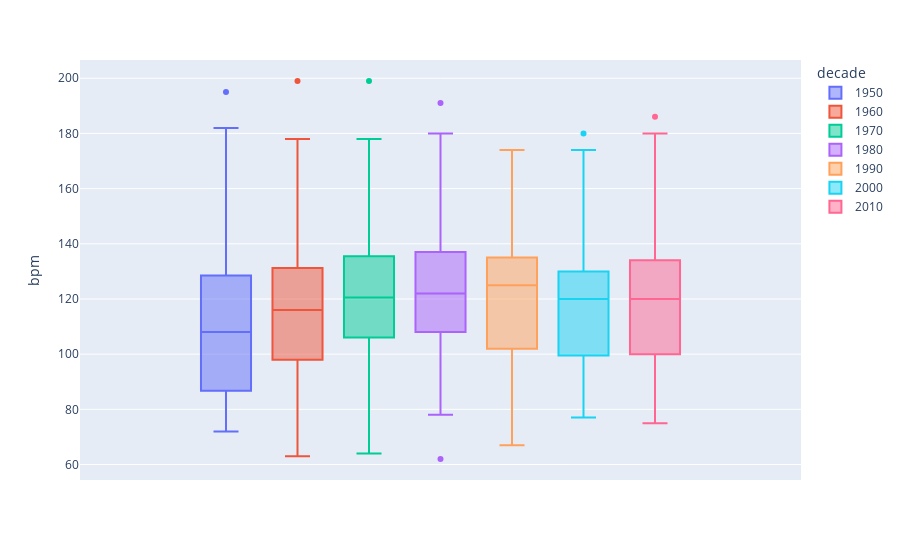
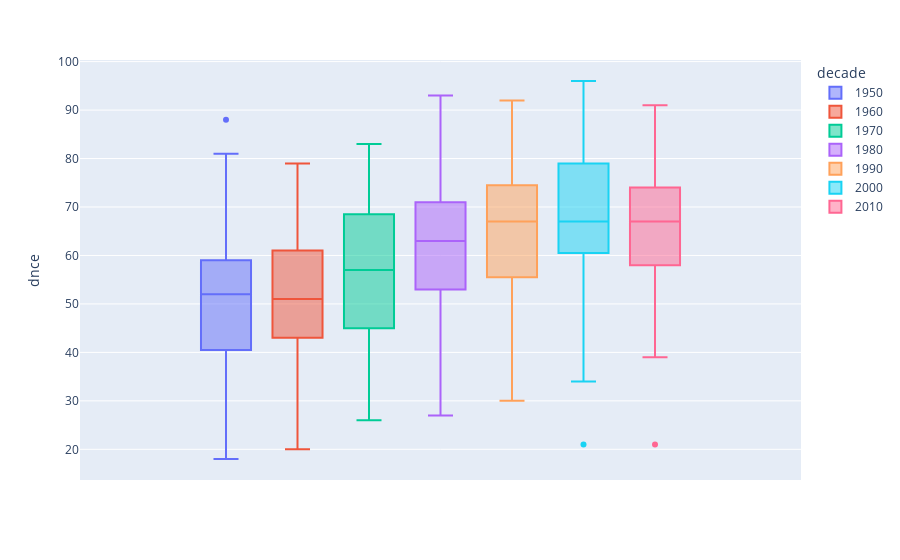
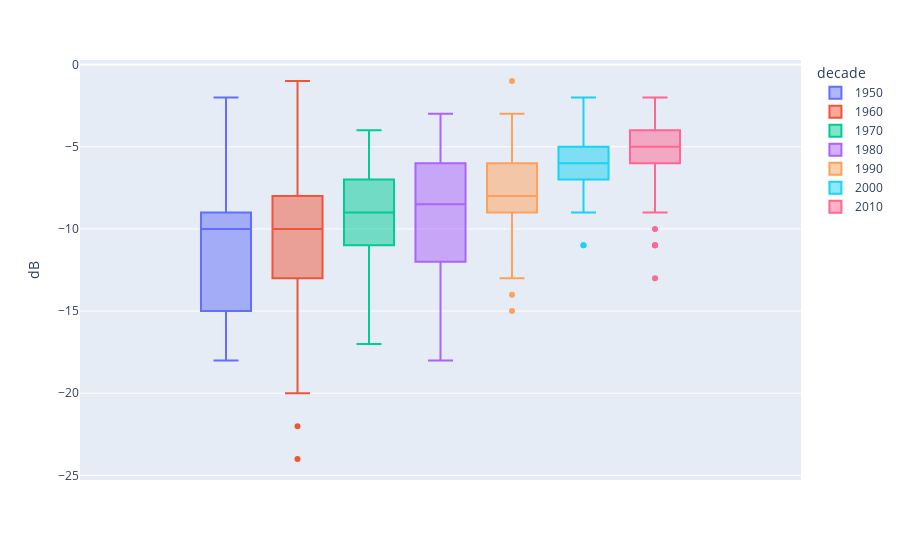
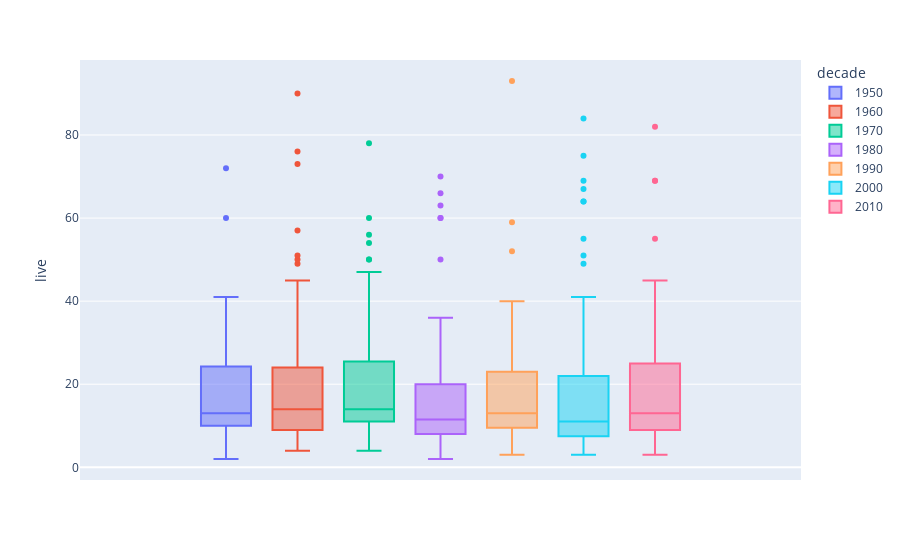

The code cell stored with these charts, in order, in its notebook:
### Code cell
dfs = ["bpm", "dnce", "dB", "live", "val", "dur", "acous", "spch", "popularity"]
for key in dfs:
    print(f"Box plot for {key} per decade")
    figure = px.box(aggregated_df.dropna(), y=key, color="decade")
    figure.show()

### Figure 1 — Plotly figure (JSON) as saved in the notebook; plotly's stock layout.template omitted (floating-point values rounded to 4 significant figures)
{"data": [{"alignmentgroup": "True", "hovertemplate": "decade=1950<br>bpm=%{y}<extra></extra>", "legendgroup": "1950", "marker": {"color": "#636efa"}, "name": "1950", "notched": false, "offsetgroup": "1950", "orientation": "v", "showlegend": true, "type": "box", "x0": " ", "xaxis": "x", "y": [116, 177, 81, 82, 79, 182, 102, 123, 97, 123, 78, 114, 77, 137, 130, 105, 72, 91, 148, 79, 143, 148, 80, 110, 73, 127, 107, 95, 135, 195, 93, 113, 138, 128, 79, 75, 127, 106, 123, 108, 92, 103, 114, 147, 86, 84, 81, 81, 147, 108, 100, 126, 167, 137, 90, 106, 84, 97, 109, 87, 102, 75, 131, 125, 114, 109, 97, 83, 155, 142, 93, 137, 109], "y0": " ", "yaxis": "y"}, {"alignmentgroup": "True", "hovertemplate": "decade=1960<br>bpm=%{y}<extra></extra>", "legendgroup": "1960", "marker": {"color": "#EF553B"}, "name": "1960", "notched": false, "offsetgroup": "1960", "orientation": "v", "showlegend": true, "type": "box", "x0": " ", "xaxis": "x", "y": [129, 165, 63, 97, 100, 119, 131, 110, 116, 134, 75, 159, 124, 78, 122, 145, 142, 154, 108, 121, 141, 129, 151, 98, 82, 64, 124, 117, 99, 95, 90, 110, 81, 97, 108, 105, 124, 174, 119, 174, 72, 91, 173, 101, 98, 112, 124, 132, 158, 178, 111, 112, 121, 127, 99, 148, 97, 114, 119, 109, 90, 116, 173, 157, 97, 93, 120, 124, 132, 112, 121, 146, 76, 115, 121, 128, 109, 111, 89, 136, 97, 100, 116, 80, 135, 121, 81, 133, 133, 92, 119, 107, 130, 73, 114, 129, 199], "y0": " ", "yaxis": "y"}, {"alignmentgroup": "True", "hovertemplate": "decade=1970<br>bpm=%{y}<extra></extra>", "legendgroup": "1970", "marker": {"color": "#00cc96"}, "name": "1970", "notched": false, "offsetgroup": "1970", "orientation": "v", "showlegend": true, "type": "box", "x0": " ", "xaxis": "x", "y": [71, 116, 156, 137, 81, 143, 178, 145, 120, 128, 113, 76, 105, 64, 131, 109, 145, 106, 139, 114, 120, 154, 136, 126, 107, 81, 125, 100, 138, 110, 114, 104, 127, 82, 135, 104, 79, 129, 91, 109, 118, 117, 151, 89, 141, 128, 106, 139, 148, 88, 114, 101, 164, 135, 133, 122, 199, 127, 121, 121, 118, 102, 133, 129, 148, 107, 92, 116, 107, 138, 126, 143, 99, 157, 126, 125, 114, 102, 114, 96, 124, 106, 119, 161, 151, 126, 136, 150, 101, 107, 104, 128, 177, 125, 107, 126, 100, 117, 119, 93, 105, 125, 139, 123], "y0": " ", "yaxis": "y"}, {"alignmentgroup": "True", "hovertemplate": "decade=1980<br>bpm=%{y}<extra></extra>", "legendgroup": "1980", "marker": {"color": "#ab63fa"}, "name": "1980", "notched": false, "offsetgroup": "1980", "orientation": "v", "showlegend": true, "type": "box", "x0": " ", "xaxis": "x", "y": [123, 93, 110, 110, 119, 139, 123, 112, 177, 108, 129, 112, 140, 105, 109, 178, 86, 122, 85, 116, 159, 110, 141, 137, 94, 113, 137, 126, 135, 104, 125, 79, 145, 118, 122, 164, 107, 128, 123, 109, 137, 137, 132, 125, 140, 107, 87, 177, 82, 160, 111, 136, 107, 62, 151, 109, 108, 167, 117, 140, 170, 114, 99, 120, 131, 148, 78, 98, 106, 116, 130, 143, 142, 96, 115, 132, 136, 168, 106, 102, 122, 131, 133, 153, 114, 90, 131, 81, 124, 130, 180, 108, 123, 144, 105, 90, 118, 130, 191, 131, 108, 92, 117, 141], "y0": " ", "yaxis": "y"}, {"alignmentgroup": "True", "hovertemplate": "decade=1990<br>bpm=%{y}<extra></extra>", "legendgroup": "1990", "marker": {"color": "#FFA15A"}, "name": "1990", "notched": false, "offsetgroup": "1990", "orientation": "v", "showlegend": true, "type": "box", "x0": " ", "xaxis": "x", "y": [93, 99, 95, 120, 84, 174, 138, 108, 165, 163, 79, 150, 95, 142, 129, 137, 120, 150, 110, 134, 102, 136, 97, 133, 171, 131, 128, 140, 102, 108, 94, 108, 102, 139, 124, 67, 81, 93, 128, 129, 90, 117, 77, 127, 93, 128, 99, 105, 128, 128, 108, 133, 119, 134, 96, 172, 165, 153, 128, 174, 123, 133, 126, 125, 161, 120, 110, 115, 133, 88, 133, 82, 134, 123, 172, 142, 125, 122, 174, 134, 80, 120, 147, 127, 140, 125, 95, 67], "y0": " ", "yaxis": "y"}, {"alignmentgroup": "True", "hovertemplate": "decade=2000<br>bpm=%{y}<extra></extra>", "legendgroup": "2000", "marker": {"color": "#19d3f3"}, "name": "2000", "notched": false, "offsetgroup": "2000", "orientation": "v", "showlegend": true, "type": "box", "x0": " ", "xaxis": "x", "y": [105, 146, 110, 138, 174, 104, 105, 128, 118, 105, 85, 96, 125, 180, 120, 93, 82, 168, 128, 80, 90, 109, 140, 96, 95, 123, 171, 77, 125, 93, 94, 91, 160, 110, 126, 139, 152, 113, 119, 120, 160, 86, 119, 99, 151, 94, 125, 110, 126, 126, 94, 154, 122, 107, 94, 148, 144, 100, 162, 118, 83, 112, 104, 110, 143, 132, 94, 82, 130, 126, 110, 120, 103, 128, 82, 126, 113, 142, 127, 120, 98, 129, 140, 130, 107, 100, 130, 130, 130, 96, 118, 127, 128, 140, 127, 86, 155, 130, 130, 90], "y0": " ", "yaxis": "y"}, {"alignmentgroup": "True", "hovertemplate": "decade=2010<br>bpm=%{y}<extra></extra>", "legendgroup": "2010", "marker": {"color": "#FF6692"}, "name": "2010", "notched": false, "offsetgroup": "2010", "orientation": "v", "showlegend": true, "type": "box", "x0": " ", "xaxis": "x", "y": [135, 140, 136, 117, 160, 75, 90, 77, 124, 168, 144, 150, 186, 95, 140, 123, 91, 113, 122, 113, 116, 83, 103, 90, 100, 97, 122, 138, 135, 100, 93, 142, 126, 134, 134, 180, 121, 105, 144, 146, 148, 160, 125, 120, 129, 128, 102, 100, 85, 110, 125, 86, 120, 123, 117, 102, 124, 84, 126, 118, 118, 105, 96, 146, 99, 93, 104, 96, 100, 95, 104, 113, 90, 93, 140, 121, 145, 106, 140, 132, 115, 97, 124, 146, 120, 128, 160, 130, 104, 122, 138, 134, 122, 105, 105, 90, 120, 122, 102, 112, 97], "y0": " ", "yaxis": "y"}], "layout": {"boxmode": "group", "legend": {"title": {"text": "decade"}, "tracegroupgap": 0}, "margin": {"t": 60}, "xaxis": {"anchor": "y", "domain": [0, 1]}, "yaxis": {"anchor": "x", "domain": [0, 1], "title": {"text": "bpm"}}}}

### Figure 2 — Plotly figure (JSON) as saved in the notebook; plotly's stock layout.template omitted (floating-point values rounded to 4 significant figures)
{"data": [{"alignmentgroup": "True", "hovertemplate": "decade=1950<br>dnce=%{y}<extra></extra>", "legendgroup": "1950", "marker": {"color": "#636efa"}, "name": "1950", "notched": false, "offsetgroup": "1950", "orientation": "v", "showlegend": true, "type": "box", "x0": " ", "xaxis": "x", "y": [55, 42, 26, 49, 56, 39, 29, 74, 37, 81, 51, 60, 50, 67, 67, 38, 37, 39, 47, 57, 42, 51, 18, 44, 55, 68, 45, 59, 49, 32, 56, 49, 41, 51, 37, 48, 72, 59, 74, 57, 36, 59, 53, 53, 42, 66, 35, 21, 55, 46, 29, 36, 55, 24, 53, 71, 45, 37, 88, 57, 69, 52, 57, 59, 65, 70, 57, 48, 55, 65, 62, 27, 70], "y0": " ", "yaxis": "y"}, {"alignmentgroup": "True", "hovertemplate": "decade=1960<br>dnce=%{y}<extra></extra>", "legendgroup": "1960", "marker": {"color": "#EF553B"}, "name": "1960", "notched": false, "offsetgroup": "1960", "orientation": "v", "showlegend": true, "type": "box", "x0": " ", "xaxis": "x", "y": [56, 53, 53, 33, 40, 67, 49, 55, 55, 66, 40, 55, 54, 43, 79, 40, 48, 45, 51, 63, 49, 64, 52, 54, 49, 52, 73, 66, 72, 37, 51, 57, 45, 62, 74, 40, 56, 43, 41, 54, 28, 42, 24, 51, 64, 44, 58, 51, 52, 53, 38, 57, 50, 61, 64, 53, 23, 45, 50, 51, 65, 50, 25, 40, 53, 50, 67, 49, 64, 67, 50, 20, 55, 56, 31, 48, 57, 56, 20, 42, 65, 67, 48, 32, 67, 48, 32, 63, 67, 61, 34, 71, 51, 39, 68, 49, 42], "y0": " ", "yaxis": "y"}, {"alignmentgroup": "True", "hovertemplate": "decade=1970<br>dnce=%{y}<extra></extra>", "legendgroup": "1970", "marker": {"color": "#00cc96"}, "name": "1970", "notched": false, "offsetgroup": "1970", "orientation": "v", "showlegend": true, "type": "box", "x0": " ", "xaxis": "x", "y": [41, 57, 56, 60, 69, 44, 39, 41, 83, 77, 56, 55, 63, 27, 73, 41, 65, 65, 57, 60, 75, 33, 50, 64, 76, 45, 72, 49, 75, 67, 81, 69, 72, 46, 52, 31, 37, 43, 55, 68, 48, 80, 63, 33, 52, 55, 53, 54, 45, 32, 34, 51, 41, 69, 67, 65, 37, 71, 56, 73, 37, 64, 66, 76, 63, 55, 83, 76, 48, 26, 69, 30, 39, 65, 48, 42, 72, 51, 76, 73, 64, 67, 55, 26, 37, 59, 65, 52, 52, 72, 59, 72, 44, 75, 43, 66, 57, 54, 58, 73, 64, 66, 27, 52], "y0": " ", "yaxis": "y"}, {"alignmentgroup": "True", "hovertemplate": "decade=1980<br>dnce=%{y}<extra></extra>", "legendgroup": "1980", "marker": {"color": "#ab63fa"}, "name": "1980", "notched": false, "offsetgroup": "1980", "orientation": "v", "showlegend": true, "type": "box", "x0": " ", "xaxis": "x", "y": [53, 67, 93, 92, 71, 51, 54, 65, 50, 74, 70, 74, 38, 55, 82, 40, 54, 40, 27, 58, 62, 71, 53, 49, 54, 76, 74, 45, 69, 68, 63, 41, 52, 76, 57, 57, 81, 64, 64, 88, 53, 46, 51, 79, 54, 66, 63, 51, 52, 56, 61, 53, 41, 46, 63, 78, 63, 58, 82, 63, 47, 68, 70, 68, 78, 66, 44, 75, 75, 72, 68, 71, 45, 66, 71, 72, 68, 70, 72, 58, 81, 54, 71, 50, 57, 63, 71, 58, 58, 49, 33, 73, 69, 59, 68, 38, 81, 65, 41, 55, 85, 67, 80, 85], "y0": " ", "yaxis": "y"}, {"alignmentgroup": "True", "hovertemplate": "decade=1990<br>dnce=%{y}<extra></extra>", "legendgroup": "1990", "marker": {"color": "#FFA15A"}, "name": "1990", "notched": false, "offsetgroup": "1990", "orientation": "v", "showlegend": true, "type": "box", "x0": " ", "xaxis": "x", "y": [74, 69, 85, 61, 78, 60, 80, 73, 31, 33, 65, 43, 72, 75, 70, 67, 50, 64, 86, 92, 67, 53, 69, 70, 42, 82, 69, 55, 62, 88, 90, 52, 66, 62, 79, 52, 53, 70, 69, 70, 59, 76, 46, 56, 70, 82, 75, 61, 81, 52, 52, 66, 75, 66, 87, 66, 64, 49, 58, 41, 65, 85, 66, 76, 30, 71, 67, 69, 65, 49, 34, 41, 71, 64, 46, 70, 87, 68, 74, 68, 64, 82, 39, 71, 58, 89, 81, 53], "y0": " ", "yaxis": "y"}, {"alignmentgroup": "True", "hovertemplate": "decade=2000<br>dnce=%{y}<extra></extra>", "legendgroup": "2000", "marker": {"color": "#19d3f3"}, "name": "2000", "notched": false, "offsetgroup": "2000", "orientation": "v", "showlegend": true, "type": "box", "x0": " ", "xaxis": "x", "y": [56, 56, 50, 21, 58, 62, 95, 92, 73, 89, 42, 65, 61, 51, 75, 45, 70, 73, 74, 51, 90, 64, 74, 86, 66, 84, 69, 62, 95, 48, 84, 71, 38, 71, 65, 72, 34, 94, 94, 79, 47, 63, 62, 78, 67, 66, 72, 81, 60, 79, 84, 65, 61, 69, 64, 83, 62, 87, 57, 66, 66, 57, 64, 76, 79, 71, 63, 84, 87, 72, 80, 76, 78, 62, 58, 60, 61, 64, 80, 75, 72, 91, 64, 66, 70, 62, 47, 96, 75, 84, 54, 82, 53, 52, 84, 56, 59, 67, 75, 59], "y0": " ", "yaxis": "y"}, {"alignmentgroup": "True", "hovertemplate": "decade=2010<br>dnce=%{y}<extra></extra>", "legendgroup": "2010", "marker": {"color": "#FF6692"}, "name": "2010", "notched": false, "offsetgroup": "2010", "orientation": "v", "showlegend": true, "type": "box", "x0": " ", "xaxis": "x", "y": [70, 78, 88, 76, 59, 74, 76, 75, 79, 61, 56, 91, 68, 63, 75, 63, 84, 58, 70, 68, 76, 44, 62, 52, 78, 84, 87, 58, 67, 65, 49, 52, 53, 66, 50, 47, 60, 74, 71, 50, 56, 53, 63, 66, 67, 58, 69, 64, 42, 74, 58, 21, 60, 71, 39, 72, 72, 51, 68, 74, 73, 74, 61, 58, 40, 66, 75, 71, 65, 69, 74, 74, 63, 68, 57, 70, 55, 87, 55, 47, 75, 68, 88, 63, 67, 70, 49, 67, 74, 66, 72, 69, 48, 60, 67, 65, 76, 67, 76, 73, 67], "y0": " ", "yaxis": "y"}], "layout": {"boxmode": "group", "legend": {"title": {"text": "decade"}, "tracegroupgap": 0}, "margin": {"t": 60}, "xaxis": {"anchor": "y", "domain": [0, 1]}, "yaxis": {"anchor": "x", "domain": [0, 1], "title": {"text": "dnce"}}}}

### Figure 3 — Plotly figure (JSON) as saved in the notebook; plotly's stock layout.template omitted (floating-point values rounded to 4 significant figures)
{"data": [{"alignmentgroup": "True", "hovertemplate": "decade=1950<br>dB=%{y}<extra></extra>", "legendgroup": "1950", "marker": {"color": "#636efa"}, "name": "1950", "notched": false, "offsetgroup": "1950", "orientation": "v", "showlegend": true, "type": "box", "x0": " ", "xaxis": "x", "y": [-9, -11, -9, -12, -9, -18, -10, -12, -17, -12, -18, -11, -16, -9, -11, -14, -8, -15, -14, -16, -10, -10, -17, -10, -10, -12, -8, -7, -7, -10, -7, -10, -8, -11, -15, -15, -13, -18, -10, -12, -15, -10, -8, -10, -16, -16, -13, -17, -9, -10, -10, -11, -15, -17, -8, -8, -9, -10, -9, -9, -17, -14, -14, -10, -10, -15, -16, -9, -10, -8, -7, -15, -2], "y0": " ", "yaxis": "y"}, {"alignmentgroup": "True", "hovertemplate": "decade=1960<br>dB=%{y}<extra></extra>", "legendgroup": "1960", "marker": {"color": "#EF553B"}, "name": "1960", "notched": false, "offsetgroup": "1960", "orientation": "v", "showlegend": true, "type": "box", "x0": " ", "xaxis": "x", "y": [-10, -12, -16, -12, -14, -14, -6, -13, -9, -7, -7, -6, -9, -8, -5, -10, -7, -13, -7, -6, -10, -10, -11, -7, -12, -6, -12, -8, -13, -1, -14, -13, -15, -15, -10, -11, -7, -22, -8, -11, -24, -16, -4, -9, -12, -7, -7, -14, -9, -8, -7, -10, -10, -10, -9, -13, -6, -6, -12, -9, -19, -10, -14, -13, -11, -10, -13, -11, -13, -11, -8, -7, -10, -12, -13, -14, -4, -13, -20, -9, -9, -17, -10, -10, -13, -6, -17, -11, -12, -10, -17, -10, -10, -6, -12, -9, -11], "y0": " ", "yaxis": "y"}, {"alignmentgroup": "True", "hovertemplate": "decade=1970<br>dB=%{y}<extra></extra>", "legendgroup": "1970", "marker": {"color": "#00cc96"}, "name": "1970", "notched": false, "offsetgroup": "1970", "orientation": "v", "showlegend": true, "type": "box", "x0": " ", "xaxis": "x", "y": [-10, -5, -5, -9, -7, -8, -10, -11, -10, -6, -10, -12, -9, -7, -9, -7, -6, -13, -10, -9, -10, -12, -11, -16, -11, -10, -11, -10, -7, -7, -13, -16, -5, -9, -10, -9, -13, -10, -7, -15, -15, -5, -16, -8, -4, -11, -9, -6, -5, -13, -11, -4, -5, -6, -8, -6, -12, -7, -8, -10, -13, -8, -12, -11, -9, -7, -7, -5, -5, -12, -7, -7, -5, -11, -11, -6, -8, -6, -8, -5, -4, -6, -8, -7, -17, -15, -5, -10, -10, -9, -11, -8, -10, -12, -7, -9, -11, -6, -5, -12, -8, -9, -16, -4], "y0": " ", "yaxis": "y"}, {"alignmentgroup": "True", "hovertemplate": "decade=1980<br>dB=%{y}<extra></extra>", "legendgroup": "1980", "marker": {"color": "#ab63fa"}, "name": "1980", "notched": false, "offsetgroup": "1980", "orientation": "v", "showlegend": true, "type": "box", "x0": " ", "xaxis": "x", "y": [-4, -18, -6, -11, -9, -6, -3, -12, -7, -9, -3, -8, -7, -6, -9, -14, -5, -6, -5, -7, -12, -9, -5, -9, -5, -13, -3, -7, -11, -6, -11, -14, -8, -8, -7, -9, -12, -11, -8, -11, -11, -7, -16, -5, -12, -6, -9, -11, -18, -4, -11, -9, -4, -12, -16, -9, -13, -7, -9, -12, -16, -14, -7, -16, -4, -6, -11, -15, -17, -11, -8, -8, -13, -5, -12, -14, -6, -6, -12, -8, -9, -10, -5, -8, -9, -12, -7, -6, -6, -14, -7, -11, -12, -8, -8, -6, -9, -5, -17, -5, -4, -5, -5, -8], "y0": " ", "yaxis": "y"}, {"alignmentgroup": "True", "hovertemplate": "decade=1990<br>dB=%{y}<extra></extra>", "legendgroup": "1990", "marker": {"color": "#FFA15A"}, "name": "1990", "notched": false, "offsetgroup": "1990", "orientation": "v", "showlegend": true, "type": "box", "x0": " ", "xaxis": "x", "y": [-4, -6, -5, -10, -7, -8, -7, -4, -6, -3, -8, -6, -5, -9, -4, -9, -9, -9, -9, -1, -8, -8, -4, -8, -5, -5, -12, -9, -7, -6, -4, -9, -9, -8, -11, -4, -8, -7, -11, -7, -7, -6, -10, -6, -9, -11, -14, -6, -7, -8, -10, -7, -8, -6, -5, -6, -5, -9, -12, -8, -7, -10, -12, -6, -15, -12, -5, -6, -9, -6, -10, -10, -5, -8, -13, -7, -9, -5, -9, -7, -6, -6, -8, -9, -9, -9, -12, -7], "y0": " ", "yaxis": "y"}, {"alignmentgroup": "True", "hovertemplate": "decade=2000<br>dB=%{y}<extra></extra>", "legendgroup": "2000", "marker": {"color": "#19d3f3"}, "name": "2000", "notched": false, "offsetgroup": "2000", "orientation": "v", "showlegend": true, "type": "box", "x0": " ", "xaxis": "x", "y": [-6, -7, -4, -9, -5, -8, -4, -6, -3, -5, -4, -5, -8, -7, -4, -8, -8, -8, -6, -6, -3, -5, -2, -6, -9, -6, -5, -7, -5, -8, -3, -6, -3, -7, -4, -5, -5, -11, -5, -9, -5, -6, -4, -8, -9, -5, -7, -6, -7, -4, -5, -3, -4, -4, -5, -9, -3, -9, -5, -6, -7, -5, -6, -4, -5, -4, -5, -5, -6, -6, -7, -8, -3, -3, -6, -5, -4, -5, -3, -7, -3, -8, -7, -5, -6, -7, -6, -6, -5, -6, -7, -6, -8, -5, -11, -4, -5, -6, -7, -5], "y0": " ", "yaxis": "y"}, {"alignmentgroup": "True", "hovertemplate": "decade=2010<br>dB=%{y}<extra></extra>", "legendgroup": "2010", "marker": {"color": "#FF6692"}, "name": "2010", "notched": false, "offsetgroup": "2010", "orientation": "v", "showlegend": true, "type": "box", "x0": " ", "xaxis": "x", "y": [-11, -11, -6, -6, -6, -5, -4, -9, -3, -5, -5, -7, -7, -2, -8, -4, -6, -7, -6, -9, -6, -4, -7, -7, -5, -6, -4, -8, -5, -5, -13, -3, -5, -5, -6, -5, -6, -5, -6, -9, -5, -11, -5, -3, -3, -4, -5, -7, -4, -5, -4, -10, -5, -5, -6, -5, -6, -5, -6, -8, -4, -5, -7, -6, -7, -4, -6, -7, -7, -6, -3, -5, -6, -6, -3, -5, -6, -5, -7, -3, -2, -3, -6, -4, -5, -3, -4, -3, -4, -3, -6, -4, -5, -6, -4, -3, -4, -5, -4, -4, -4], "y0": " ", "yaxis": "y"}], "layout": {"boxmode": "group", "legend": {"title": {"text": "decade"}, "tracegroupgap": 0}, "margin": {"t": 60}, "xaxis": {"anchor": "y", "domain": [0, 1]}, "yaxis": {"anchor": "x", "domain": [0, 1], "title": {"text": "dB"}}}}

### Figure 4 — Plotly figure (JSON) as saved in the notebook; plotly's stock layout.template omitted (floating-point values rounded to 4 significant figures)
{"data": [{"alignmentgroup": "True", "hovertemplate": "decade=1950<br>live=%{y}<extra></extra>", "legendgroup": "1950", "marker": {"color": "#636efa"}, "name": "1950", "notched": false, "offsetgroup": "1950", "orientation": "v", "showlegend": true, "type": "box", "x0": " ", "xaxis": "x", "y": [10, 72, 34, 12, 13, 11, 27, 12, 11, 2, 10, 9, 10, 27, 23, 31, 13, 8, 34, 11, 18, 40, 10, 11, 9, 21, 13, 9, 10, 10, 15, 12, 41, 8, 12, 28, 7, 11, 10, 13, 20, 5, 13, 17, 18, 9, 9, 12, 24, 16, 15, 25, 15, 20, 27, 19, 13, 27, 60, 18, 13, 14, 35, 9, 36, 16, 11, 34, 10, 13, 25, 25, 14], "y0": " ", "yaxis": "y"}, {"alignmentgroup": "True", "hovertemplate": "decade=1960<br>live=%{y}<extra></extra>", "legendgroup": "1960", "marker": {"color": "#EF553B"}, "name": "1960", "notched": false, "offsetgroup": "1960", "orientation": "v", "showlegend": true, "type": "box", "x0": " ", "xaxis": "x", "y": [18, 9, 24, 9, 11, 6, 31, 4, 10, 28, 12, 11, 26, 8, 18, 9, 6, 20, 17, 19, 5, 10, 8, 19, 12, 27, 11, 14, 57, 9, 13, 6, 14, 14, 14, 12, 6, 10, 51, 17, 11, 16, 5, 31, 26, 24, 8, 76, 42, 11, 24, 14, 49, 12, 16, 23, 32, 22, 35, 9, 9, 12, 10, 17, 31, 24, 15, 15, 9, 13, 7, 38, 45, 21, 90, 5, 19, 22, 13, 6, 17, 8, 16, 27, 4, 7, 8, 14, 50, 9, 19, 25, 11, 20, 17, 10, 73], "y0": " ", "yaxis": "y"}, {"alignmentgroup": "True", "hovertemplate": "decade=1970<br>live=%{y}<extra></extra>", "legendgroup": "1970", "marker": {"color": "#00cc96"}, "name": "1970", "notched": false, "offsetgroup": "1970", "orientation": "v", "showlegend": true, "type": "box", "x0": " ", "xaxis": "x", "y": [30, 16, 78, 9, 26, 11, 25, 15, 13, 7, 35, 9, 13, 12, 6, 23, 5, 7, 13, 11, 16, 12, 10, 28, 10, 21, 13, 54, 47, 5, 16, 25, 12, 12, 11, 14, 10, 32, 29, 14, 22, 11, 11, 34, 10, 11, 4, 12, 9, 25, 9, 56, 11, 8, 50, 13, 12, 17, 15, 60, 20, 8, 24, 35, 7, 24, 33, 27, 26, 13, 25, 50, 38, 12, 10, 29, 27, 16, 10, 11, 21, 8, 33, 28, 14, 25, 41, 14, 24, 5, 7, 30, 19, 23, 13, 8, 12, 13, 17, 20, 28, 12, 18, 9], "y0": " ", "yaxis": "y"}, {"alignmentgroup": "True", "hovertemplate": "decade=1980<br>live=%{y}<extra></extra>", "legendgroup": "1980", "marker": {"color": "#ab63fa"}, "name": "1980", "notched": false, "offsetgroup": "1980", "orientation": "v", "showlegend": true, "type": "box", "x0": " ", "xaxis": "x", "y": [29, 5, 16, 9, 9, 7, 34, 10, 14, 18, 60, 19, 12, 63, 9, 10, 11, 10, 28, 13, 4, 12, 7, 24, 66, 4, 10, 9, 12, 21, 6, 18, 31, 20, 9, 22, 16, 8, 5, 12, 18, 36, 9, 11, 11, 20, 7, 30, 26, 12, 22, 10, 8, 7, 11, 14, 6, 6, 8, 7, 13, 35, 50, 7, 15, 5, 11, 34, 8, 8, 6, 10, 6, 4, 8, 10, 70, 8, 21, 14, 2, 14, 23, 35, 16, 14, 8, 17, 32, 7, 12, 31, 14, 60, 14, 9, 5, 9, 10, 14, 10, 4, 22, 11], "y0": " ", "yaxis": "y"}, {"alignmentgroup": "True", "hovertemplate": "decade=1990<br>live=%{y}<extra></extra>", "legendgroup": "1990", "marker": {"color": "#FFA15A"}, "name": "1990", "notched": false, "offsetgroup": "1990", "orientation": "v", "showlegend": true, "type": "box", "x0": " ", "xaxis": "x", "y": [7, 16, 31, 10, 14, 13, 3, 27, 21, 15, 25, 10, 16, 12, 10, 29, 12, 6, 59, 16, 12, 8, 52, 12, 13, 35, 10, 24, 9, 4, 29, 12, 13, 36, 14, 13, 10, 32, 7, 17, 22, 37, 13, 29, 14, 39, 22, 22, 7, 19, 14, 19, 14, 9, 15, 30, 6, 9, 3, 19, 10, 5, 9, 4, 11, 3, 11, 7, 12, 13, 10, 93, 32, 25, 7, 19, 6, 5, 19, 30, 40, 8, 16, 37, 31, 5, 12, 10], "y0": " ", "yaxis": "y"}, {"alignmentgroup": "True", "hovertemplate": "decade=2000<br>live=%{y}<extra></extra>", "legendgroup": "2000", "marker": {"color": "#19d3f3"}, "name": "2000", "notched": false, "offsetgroup": "2000", "orientation": "v", "showlegend": true, "type": "box", "x0": " ", "xaxis": "x", "y": [21, 11, 64, 11, 4, 41, 5, 14, 7, 4, 12, 9, 38, 12, 4, 19, 9, 20, 51, 6, 7, 9, 5, 8, 12, 5, 34, 3, 7, 12, 13, 17, 21, 12, 67, 9, 14, 4, 9, 7, 6, 12, 8, 10, 19, 25, 23, 10, 84, 7, 11, 75, 9, 55, 10, 14, 34, 31, 7, 10, 10, 8, 15, 35, 30, 7, 8, 29, 13, 6, 4, 11, 3, 11, 49, 11, 7, 37, 7, 28, 17, 13, 11, 20, 8, 12, 11, 8, 69, 5, 24, 24, 32, 23, 3, 64, 17, 10, 7, 11], "y0": " ", "yaxis": "y"}, {"alignmentgroup": "True", "hovertemplate": "decade=2010<br>live=%{y}<extra></extra>", "legendgroup": "2010", "marker": {"color": "#FF6692"}, "name": "2010", "notched": false, "offsetgroup": "2010", "orientation": "v", "showlegend": true, "type": "box", "x0": " ", "xaxis": "x", "y": [10, 9, 11, 8, 13, 12, 7, 55, 8, 15, 20, 10, 14, 13, 11, 25, 40, 14, 29, 10, 15, 11, 16, 14, 13, 8, 8, 26, 12, 14, 10, 17, 25, 5, 45, 11, 12, 35, 13, 19, 11, 14, 10, 8, 30, 20, 12, 9, 12, 29, 9, 8, 12, 14, 12, 16, 69, 29, 5, 33, 21, 30, 9, 27, 9, 4, 29, 9, 9, 11, 25, 11, 10, 69, 36, 10, 23, 8, 11, 7, 20, 12, 32, 10, 9, 82, 33, 26, 5, 26, 5, 16, 26, 13, 16, 27, 3, 24, 8, 7, 8], "y0": " ", "yaxis": "y"}], "layout": {"boxmode": "group", "legend": {"title": {"text": "decade"}, "tracegroupgap": 0}, "margin": {"t": 60}, "xaxis": {"anchor": "y", "domain": [0, 1]}, "yaxis": {"anchor": "x", "domain": [0, 1], "title": {"text": "live"}}}}
